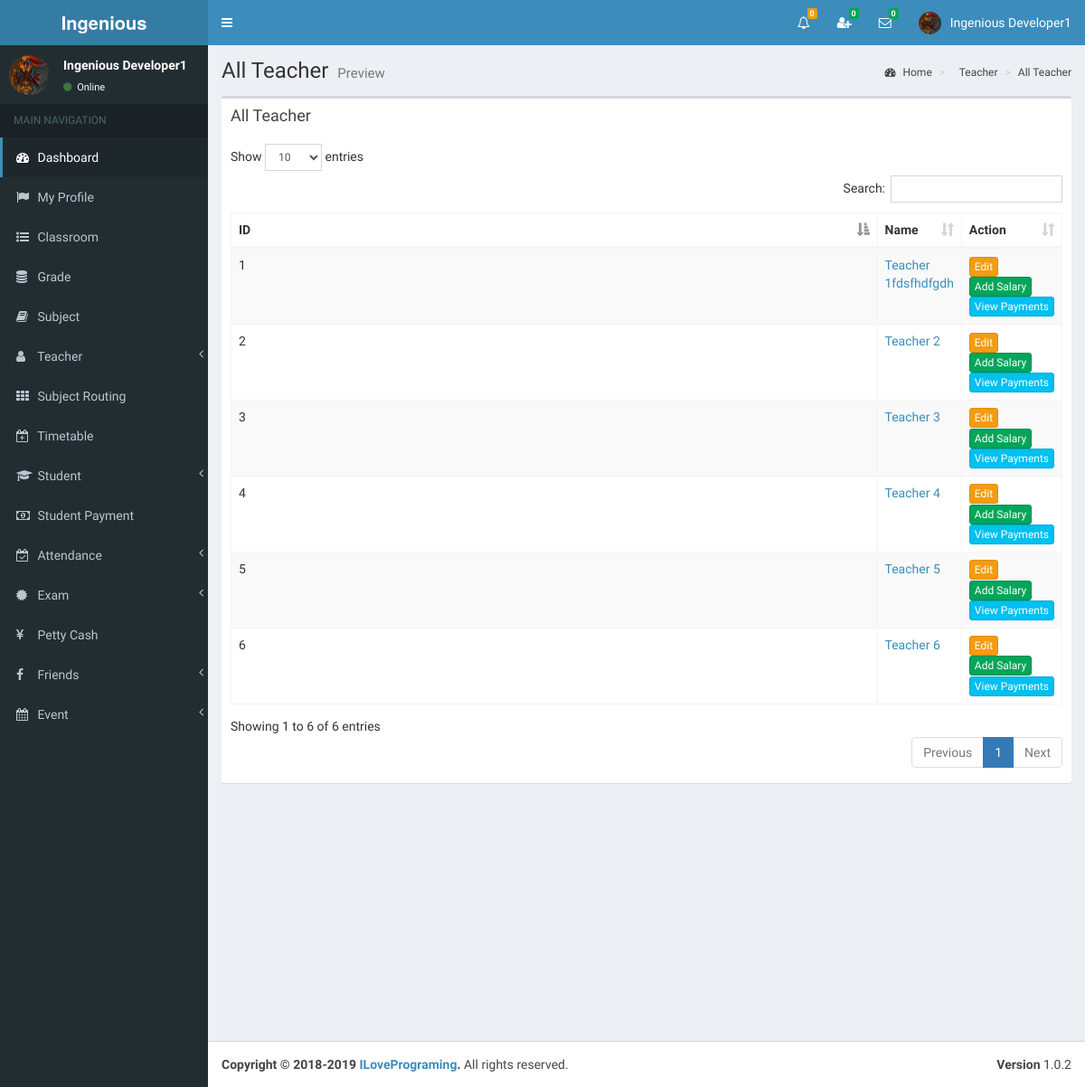
/view/all_teacher.php (signed in), run on the app's committed database.
### tables this page shows
CREATE TABLE `teacher` (
  `id` int(11) NOT NULL,
  `full_name` varchar(255) NOT NULL,
  `i_name` varchar(255) NOT NULL,
  `gender` varchar(255) NOT NULL,
  `address` varchar(255) NOT NULL,
  `phone` varchar(255) NOT NULL,
  `email` varchar(255) NOT NULL,
  `image_name` varchar(255) NOT NULL,
  `index_number` bigint(11) NOT NULL,
  `reg_date` date NOT NULL
);

### view/all_teacher.php (the view, shortened to what this page needs)
<?php include_once('head.php'); ?>
<?php include_once('header_admin.php'); ?>
<?php include_once('sidebar.php'); ?>
<div class="content-wrapper">
    <section class="content-header">
    	<h1>
        	All Teacher
            <small>Preview</small>
        </h1>
        <ol class="breadcrumb">
        	<li><a href="#"><i class="fa fa-dashboard"></i> Home</a></li>
            <li><a href="#"><i class="fa fa-teacher"></i> Teacher</a></li>
            <li><a href="#"> All Teacher</a></li>
         </ol>
     </section>
    <section class="content" >
        <div class="row" id="table1">
            <div class="col-md-8">
                <div class="box">
                    <div class="box-header">
                        <h3 class="box-title">All Teacher</h3>
                    </div>
                    <div class="box-body table-responsive">
                        <table id="example1" class="table table-bordered table-striped">
                            <thead>
                                <th class="col-md-1">ID</th>
                                <th class="col-md-3">Name</th>
                                <th class="col-md-4">Action</th>
                            </thead>
                            <tbody>
<?php
include_once('../controller/config.php');
$sql="SELECT * FROM teacher";
$result=mysqli_query($conn,$sql);
$count = 0;
$cant_remove1=0;
$cant_remove2=0;
$cant_remove3=0;
$cant_remove4=0;
$cant_remove5=0;
$cant_remove6=0;
$cant_remove7=0;
$cant_remove8=0;
$cant_remove9=0;
$cant_remove10=0;
if(mysqli_num_rows($result) > 0){
	while($row=mysqli_fetch_assoc($result)){
    	$count++;
		$id=$row['id'];
		$index=$row['index_number'];
?>
                                <tr>
                                    <td><?php echo $count; ?></td>
                                    <td id="td1_<?php echo $row['id']; ?>">
                                    	<a href="#modalViewform" onClick="showModal1(this)" class=""  data-id="<?php echo $row["id"]; ?>" data-toggle="modal">
											<?php echo $row['i_name']; ?>
                                        </a>
                                    </td>
                                    <td>
<?php
$sql1="SELECT * FROM subject_routing WHERE teacher_id='$id'";
$result1=mysqli_query($conn,$sql1);
if(mysqli_num_rows($result1) > 0){
	$cant_remove1=1;
}else{
	$cant_remove1=0;
}
$sql2="SELECT * FROM timetable WHERE teacher_id='$id'";
$result2=mysqli_query($conn,$sql2);
if(mysqli_num_rows($result2) > 0){
	$cant_remove2=1;
}else{
	$cant_remove2=0;
}
$sql3="SELECT * FROM teacher_attendance WHERE index_number='$index'";
$result3=mysqli_query($conn,$sql3);
if(mysqli_num_rows($result3) > 0){
	$cant_remove3=1;
}else{
	$cant_remove3=0;
}
$sql4="SELECT * FROM teacher_salary WHERE index_number='$index'";
$result4=mysqli_query($conn,$sql4);
if(mysqli_num_rows($result4) > 0){
	$cant_remove4=1;
}else{
	$cant_remove4=0;
}
$sql5="SELECT * FROM teacher_salary_history WHERE index_number='$index'";
$result5=mysqli_query($conn,$sql5);
if(mysqli_num_rows($result5) > 0){
	$cant_remove5=1;
}else{
	$cant_remove5=0;
}
$sql6="SELECT * FROM my_friends WHERE friend_index='$index'";
$result6=mysqli_query($conn,$sql6);
if(mysqli_num_rows($result6) > 0){
	$cant_remove6=1;
}else{
	$cant_remove6=0;
}
$sql7="SELECT * FROM online_chat WHERE user_index='$index' AND user_type='Teacher'";
$result7=mysqli_query($conn,$sql7);
if(mysqli_num_rows($result7) > 0){
	$cant_remove7=1;
}else{
	$cant_remove7=0;
}
$sql8="SELECT * FROM petty_cash WHERE received_by='$index' AND received_type='Teacher'";
$result8=mysqli_query($conn,$sql8);
if(mysqli_num_rows($result8) > 0){
	$cant_remove8=1;
}else{
	$cant_remove8=0;
}
$sql9="SELECT * FROM petty_cash_history WHERE received_by='$index' AND received_type='Teacher'";
$result9=mysqli_query($conn,$sql9);
if(mysqli_num_rows($result9) > 0){
	$cant_remove9=1;
}else{
	$cant_remove9=0;
}
$sql10="SELECT * FROM events WHERE create_by='$index' AND creator_type='Teacher'";
$result10=mysqli_query($conn,$sql10);
if(mysqli_num_rows($result10) > 0){
	$cant_remove10=1;
}else{
	$cant_remove10=0;
}
if($cant_remove1 > 0 || $cant_remove2 > 0 || $cant_remove3 > 0 || $cant_remove4 > 0 || $cant_remove5 > 0 || $cant_remove6 > 0 || $cant_remove7 > 0 || $cant_remove8 > 0 || $cant_remove9 > 0 || $cant_remove10 > 0){
	echo '<a href="#modalUpdateform" onClick="showModal(this)" class="btn btn-warning btn-xs" data-id="'.$id.'" data-toggle="modal">Edit</a>';
	echo ' <a href="#" onClick="addSalary(this)" class="btn btn-success btn-xs"  data-id="'.$index.','.$id.'">Add Salary</a>';
	echo ' <a href="#" onClick="viewPayments(this)" class="btn btn-info btn-xs"  data-id="'.$index.'">View Payments</a>';
}
?>
                                    </td>
                                </tr>
<?php } } ?>
                            </tbody>
                        </table>
                	</div>
                </div>
            </div>
        </div>
    </section>
    <section class="content" id="tSalaryhistory">
    </section>
</div>
<?php include_once('footer.php');?>

### view/header_admin.php (shortened to what this page needs)
<body class="hold-transition skin-blue sidebar-mini" >
<div class="wrapper">
  <header class="main-header" >
    <a href="" class="logo">
      <span class="logo-lg"><strong>Ingenious </strong></span>
    </a>
    <nav class="navbar navbar-static-top">
		<a href="#" class="sidebar-toggle" data-toggle="offcanvas" role="button">
       	</a>
		<div class="navbar-custom-menu">
			<ul class="nav navbar-nav">
              <li class="dropdown notifications-menu">
                <a href="#" class="dropdown-toggle" data-toggle="dropdown">
                  <i class="fa fa-bell-o"></i>
<?php
include_once('../controller/config.php');
$my_type=$_SESSION["type"];
if($my_type == 'Admin'){
	$sql1="SELECT COUNT(id) FROM main_notifications WHERE _isread='0'";
	$result1=mysqli_query($conn,$sql1);
	$row1=mysqli_fetch_assoc($result1);
	$notfi_count=$row1['COUNT(id)'];
?>
                  <span class="label label-warning"><?php echo $notfi_count; ?></span>
                </a>
              </li>
<?php }  ?>
<?php
include_once('../controller/config.php');
$my_index=$_SESSION["index_number"];
$my_type=$_SESSION["type"];
$sql="SELECT count(id)
      FROM my_friends
      WHERE my_index='$my_index' AND _status='Pending' AND _isread='0'";
$result=mysqli_query($conn,$sql);
$row=mysqli_fetch_assoc($result);
$unread_count=$row['count(id)'];
?>
              <li class="dropdown messages-menu"  id="friend_request">
              	<a href="#" class="dropdown-toggle" data-toggle="dropdown" onClick="showFriendRequest('<?php echo $my_index; ?>','<?php echo $my_type; ?>')">
                  <i class="fa fa-user-plus"></i>
                  <span class="label label-success"><?php echo $unread_count; ?></span>
                </a>
              </li>
<?php
include_once('../controller/config.php');
$my_index=$_SESSION["index_number"];
$unread_msg_count=0;
$sql="SELECT * FROM my_friends WHERE my_index='$my_index'";
$result=mysqli_query($conn,$sql);
while($row=mysqli_fetch_assoc($result)){
	$friend_index=$row['friend_index'];
	$sql1="SELECT count(id)
		  FROM online_chat
		  WHERE user_index='$friend_index' AND _isread='0'";
	$result1=mysqli_query($conn,$sql1);
	$row1=mysqli_fetch_assoc($result1);
	$unread_msg_count+=$row1['count(id)'];
}
?>
              <li class="dropdown messages-menu" id="unread_msg">
                <a href="#" class="dropdown-toggle" data-toggle="dropdown" >
                  <i class="fa fa-envelope-o"></i>
                  <span class="label label-success"><?php echo $unread_msg_count; ?></span>
                </a>
<?php
include_once('../controller/config.php');
$index=$_SESSION["index_number"];
$type=$_SESSION["type"];
$time='';
$file_path='';
	$sql="SELECT
           DISTINCT conversation_id,friend_index
           FROM
              my_friends
           WHERE
              	my_index='$index'
           ORDER BY
              conversation_id";
	$result=mysqli_query($conn,$sql);
	while($row=mysqli_fetch_assoc($result)){
		$conversation_id=$row['conversation_id'];
		$friend_index=$row['friend_index'];
		$sql3="SELECT * FROM my_friends WHERE conversation_id='$conversation_id' and friend_index='$friend_index'";
		$result3=mysqli_query($conn,$sql3);
		$row3=mysqli_fetch_assoc($result3);
		$friend_type=$row3['friend_type'];
		if($friend_type == "Admin"){
			$sql1="SELECT * FROM admin WHERE index_number='$friend_index'";
			$result1=mysqli_query($conn,$sql1);
			$row1=mysqli_fetch_assoc($result1);
			$friend_name=$row1['i_name'];
			$friend_image=$row1['image_name'];
		}
		if($friend_type == "Teacher"){
			$sql1="SELECT * FROM teacher WHERE index_number='$friend_index'";
			$result1=mysqli_query($conn,$sql1);
			$row1=mysqli_fetch_assoc($result1);
			$friend_name=$row1['i_name'];
			$friend_image=$row1['image_name'];
		}
		if($friend_type == "Student"){
			$sql1="SELECT * FROM student WHERE index_number='$friend_index'";
			$result1=mysqli_query($conn,$sql1);
			$row1=mysqli_fetch_assoc($result1);
			$friend_name=$row1['i_name'];
			$friend_image=$row1['image_name'];
		}
		$sql2="SELECT * FROM online_chat WHERE conversation_id='$conversation_id' ORDER BY id DESC LIMIT 1";
		$result2=mysqli_query($conn,$sql2);
		while($row2=mysqli_fetch_assoc($result2)){
			$last_msg=$row2['msg'];
			$msg_time=$row2['time'];
			$datetime1 = new DateTime($msg_time);
			$datetime2 = new DateTime();
			$interval = $datetime1->diff($datetime2);
			$year = $interval->format('%y y ');
			$month = $interval->format('%m m ');
			$days = $interval->format('%a d');
			$hours = $interval->format('%h h');
			$minutes = $interval->format('%i mins');
			$seconds = $interval->format('%s sec');
			if($year>0){
				$time=$year;
			}else if($month>0){
				$time=$month;
			}else if($days>0){
				$time=$days;
			}else if($hours>0){
				$time=$hours;
			}else if($minutes>0){
				$time=$minutes;
			}else{
				$time=$seconds;
			}
			if($type=="Admin"){
				$file_path="my_friends.php?do=showChatBox&my_index=$index&conversation_id=$conversation_id&friend_index=$friend_index&my_type=$type";
			}
			if($type=="Teacher"){
				$file_path="my_friends2.php?do=showChatBox&my_index=$index&conversation_id=$conversation_id&friend_index=$friend_index&my_type=$type";
			}
			if($type=="Student"){
				$file_path="my_friends1.php?do=showChatBox&my_index=$index&conversation_id=$conversation_id&friend_index=$friend_index&my_type=$type";
			}
?>
                      <li>
                        <a href="<?php echo $file_path; ?>" onClick="msgRead('<?php echo $index; ?>','<?php echo $conversation_id; ?>','<?php echo $friend_index; ?>','<?php echo $type; ?>')">
                          <div class="pull-left">
                            <img src="../<?php echo $friend_image; ?>" class="img-circle" alt="User Image">
                          </div>
                          <h4>
                            <?php echo $friend_name; ?>
                            <small><i class="fa fa-clock-o"></i> <?php echo $time; ?></small>
                          </h4>
                          <p><?php echo $last_msg; ?></p>
                        </a>
                      </li>
 <?php } } ?>
              </li>
<?php
include_once('../controller/config.php');
if($type=="Admin"){
	$sql="SELECT * FROM admin where index_number='$index'";
	$result=mysqli_query($conn,$sql);
	$row=mysqli_fetch_assoc($result);
}
?>
            	<li class="dropdown user user-menu">
                    <a href="#" class="dropdown-toggle" data-toggle="dropdown">
                      <img src="../<?php echo $row['image_name']; ?>" class="user-image" alt="User Image">
                      <span class="hidden-xs"><?php echo $row['i_name']; ?></span>
                    </a>
              </li>
            </ul>
        </div>
	</nav>
  </header>

### view/sidebar.php (shortened to what this page needs)
  <aside class="main-sidebar">
    <section class="sidebar">
<?php
include_once('../controller/config.php');
$index=$_SESSION["index_number"];
$sql="SELECT * FROM admin WHERE index_number='$index'";
$result=mysqli_query($conn,$sql);
$row=mysqli_fetch_assoc($result);
$name=$row['i_name'];
$image=$row['image_name'];
?>
      <div class="user-panel">
      	<div class="pull-left image">
        	<img src="../<?php echo $image; ?>" class="img-circle" alt="User Image">
        </div>
        <div class="pull-left info">
        	<p><?php echo $name; ?></p>
            <a href="#"><i class="fa fa-circle text-success"></i> Online</a>
        </div>
      </div>
      <ul class="sidebar-menu">
        <li class="header">MAIN NAVIGATION</li>
        <li class="active treeview">
          <a href="dashboard.php">
            <i class="fa fa-dashboard"></i> <span>Dashboard</span>
          </a>
        </li>
         <li>
          <a href="admin_profile.php">
            <i class="fa fa-flag"></i> <span>My Profile</span>
          </a>
        </li>
        <li>
          <a href="class_room.php">
            <i class="fa fa-list-ul"></i> <span>Classroom</span>
          </a>
        </li>
        <li>
          <a href="grade.php">
            <i class="fa fa-database"></i> <span>Grade</span>
          </a>
        </li>
        <li>
          <a href="subject.php">
            <i class="fa fa-book"></i> <span>Subject</span>
          </a>
        </li>
        <li class="treeview">
          <a href="#">
            <i class="fa fa-user" aria-hidden="true"></i>
            <span>Teacher</span>
            <span class="pull-right-container">
              <i class="fa fa-angle-left pull-right"></i>
            </span>
          </a>
        </li>
        <li>
          <a href="subject_routing.php">
            <i class="fa fa-th"></i> <span>Subject Routing</span>
          </a>
        </li>
        <li>
          <a href="timetable.php">
            <i class="fa fa-calendar-plus-o"></i> <span>Timetable</span>
          </a>
        </li>
        <li class="treeview">
          <a href="#">
            <i class="fa fa-graduation-cap"></i>
            <span>Student</span>
            <span class="pull-right-container">
              <i class="fa fa-angle-left pull-right"></i>
            </span>
          </a>
        </li>
        <li>
          <a href="student_payment.php">
            <i class="fa fa-money"></i> <span>Student Payment</span>
          </a>
        </li>
         <li class="treeview">
          <a href="#">
            <i class="fa fa-calendar-check-o"></i>
            <span>Attendance</span>
            <span class="pull-right-container">
              <i class="fa fa-angle-left pull-right"></i>
            </span>
          </a>
        </li>
        <li class="treeview">
          <a href="#">
            <i class="fa fa-certificate"></i>
            <span>Exam</span>
            <span class="pull-right-container">
              <i class="fa fa-angle-left pull-right"></i>
            </span>
          </a>
        </li>
        <li>
          <a href="petty_cash.php">
            <i class="fa fa-yen"></i> <span>Petty Cash</span>
          </a>
        </li>
        <li class="treeview">
          <a href="#">
            <i class="fa fa-facebook"></i>
            <span>Friends</span>
            <span class="pull-right-container">
              <i class="fa fa-angle-left pull-right"></i>
            </span>
          </a>
        </li>
        <li class="treeview">
          <a href="#">
            <i class="fa fa-calendar"></i>
            <span>Event</span>
            <span class="pull-right-container">
              <i class="fa fa-angle-left pull-right"></i>
            </span>
          </a>
        </li>
      </ul>
    </section>
  </aside>

### view/all_teacher.php (style rules this page uses)
body { overflow-y:scroll; }
@media only screen and (max-width: 1200px) { [class*="col-"] { width: 100%; } }

### data on the page
teacher: i_name "Teacher 1fdsfhdfgdh"
teacher: i_name "Teacher 2"
teacher: i_name "Teacher 3"
teacher: i_name "Teacher 4"
teacher: i_name "Teacher 5"
teacher: i_name "Teacher 6"

### other printed values
$notfi_count "0"
$unread_count "0"
$unread_msg_count "0"
$row['i_name'] "Ingenious Developer1"
$name "Ingenious Developer1"
